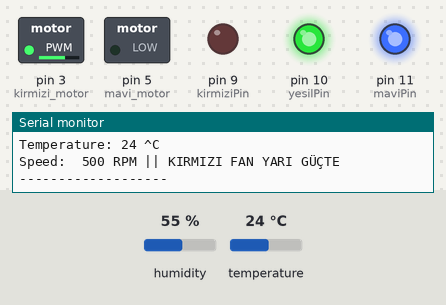
This sketch was run on a simulated Arduino Uno, built with avr-gcc and run on an emulated ATmega328P. On the bench: switched loads named in the sketch (green lamp = pin HIGH), output pins drawn as LEDs (lit = HIGH), the last lines printed to the serial monitor. The inputs (shaded band) are chosen by the test bench; at power-on: temperature 24 °C, humidity 55 %.

Above: at 5.8 s.
5.9 s: temperature set to 28 °C
9.7 s: temperature set to 31 °C
At 11.0 s:
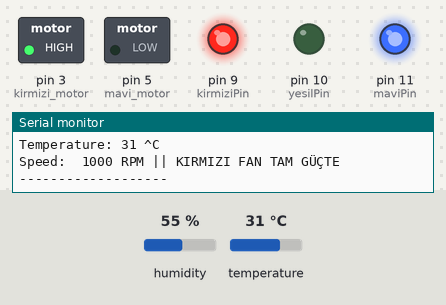
13.5 s: temperature set to 38 °C
17.3 s: temperature set to 41 °C
At 18.2 s:
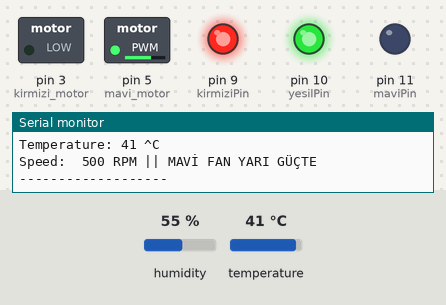
Timing chart, 0 to 20.3 s (numbered marks = the images above; inputs shaded):
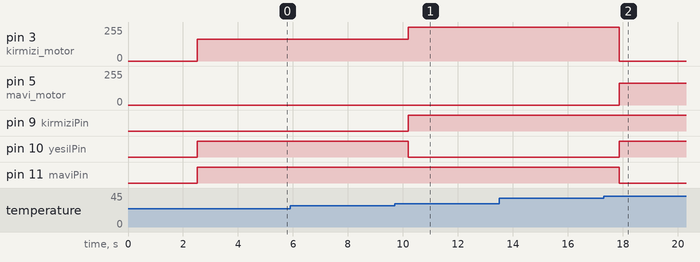

The sketch:

KOD.ino
```cpp
#include "DHT.h"                                // DHT KÜTÜPHANESİ EKLENİR.

#define DHTPIN 7                                // DHT'NİN BAĞLI OLDUĞU PİN TANIMLANIR.

#define DHTTYPE DHT11                           //DHT SERİSİNİN HANGİ ÜRÜNÜ KULLANILDIĞI BELİRTİLİR.

//#define DHTTYPE DHT22
//#define DHTTYPE DHT21

DHT temelyigitsari(DHTPIN, DHTTYPE);            //DHT11'İN ÖLÇÜM YAPABİLMESİ İÇİN DHT FONKSİYONU YAZILIR.

int kirmiziPin = 9;                             //RGB LED İÇİN GEREKLİ PİN ÇIKIŞLARI BELİRTİLİR.
int yesilPin = 10;
int maviPin = 11;

int kirmizi_motor=3;                            //PWM ÇIKIŞLARI İÇİN HANGİ MOTORLARA GİTTİKLERİ BELİRTİLİR.
int mavi_motor=5;

void setup() {

pinMode(kirmiziPin, OUTPUT);                    //PİNLERİN GİRİŞ Mİ YOKSA ÇIKIŞ OLARAK MI KULLANILACAĞI BELİRTİLİR.
pinMode(yesilPin, OUTPUT);
pinMode(maviPin, OUTPUT);
pinMode(kirmizi_motor, OUTPUT);
pinMode(mavi_motor, OUTPUT);

Serial.begin(9600);                             //SERİAL EKRANDAN ONLİNE BİLGİ ALABİLMEK İÇİN YAZILAN SERİAL EKRAN AÇMA İŞLEMİDİR.

Serial.println("DHT11 test!");

temelyigitsari.begin();

}

void loop() {

  delay(2500);

  int h = temelyigitsari.readHumidity();                       //DHT ÖLÇÜM İŞLEMİ YAPAN FONKİSYONLAR VE TANIMLAMALARI.
  int t = temelyigitsari.readTemperature();

  Serial.print("Nem: ");
  Serial.print(h);
  Serial.println(" %");
  Serial.print("Temperature: ");
  Serial.print(t);
  Serial.println(" ^C ");

    if (t>=20 and t<30)
  {
   analogWrite(kirmiziPin,0);     // KIRMIZI RENK RGB LED AYARI
   analogWrite(yesilPin,255);
   analogWrite(maviPin,255);

   analogWrite(kirmizi_motor,165);
   analogWrite(mavi_motor,0);

   Serial.print("Speed: ");
   Serial.println(" 500 RPM || KIRMIZI FAN YARI GÜÇTE");

  }

   if (t>=30 and t<40)
  {
   analogWrite(kirmiziPin,255);   // YEŞİL RENK RGB LED AYARI
   analogWrite(yesilPin,0);
   analogWrite(maviPin,255);

   analogWrite(kirmizi_motor,255);
   analogWrite(mavi_motor,0);

   Serial.print("Speed: ");
   Serial.println(" 1000 RPM || KIRMIZI FAN TAM GÜÇTE");

  }

    if (t>=40 and t<50)
  {
   analogWrite(kirmiziPin,255);   // MAVİ RENK RGB LED AYARI
   analogWrite(yesilPin,255);
   analogWrite(maviPin,0);

   analogWrite(kirmizi_motor,0);
   analogWrite(mavi_motor,165);

   Serial.print("Speed: ");
   Serial.println(" 500 RPM || MAVİ FAN YARI GÜÇTE");

  }

    if (t>=50 and t<=60)
  {
   analogWrite(kirmiziPin,0);     // BEYAZ RENK RGB LED AYARI
   analogWrite(yesilPin,0);
   analogWrite(maviPin,0);

   analogWrite(kirmizi_motor,0);
   analogWrite(mavi_motor,255);

   Serial.print("Speed: ");
   Serial.println(" 1000 RPM || MAVİ FAN TAM GÜÇTE");

  }

  Serial.println("-------------------");


}
```

Measured:
- the behaviour switches between 29 and 30 °C on temperature (found by bisection; images 0 and 1)
- the behaviour switches between 39 and 40 °C on temperature (found by bisection; images 1 and 2)
- after the input at 9.7 s, pin 3 (kirmizi_motor): 165/255 → 255/255 after 0.50 s; pin 9 (kirmiziPin): LOW → HIGH after 0.50 s; pin 10 (yesilPin): HIGH → LOW after 0.50 s
- after the input at 17.3 s, pin 3 (kirmizi_motor): 255/255 → 0/255 after 0.57 s; pin 5 (mavi_motor): 0/255 → 165/255 after 0.57 s; pin 10 (yesilPin): LOW → HIGH after 0.57 s; pin 11 (maviPin): HIGH → LOW after 0.57 s
